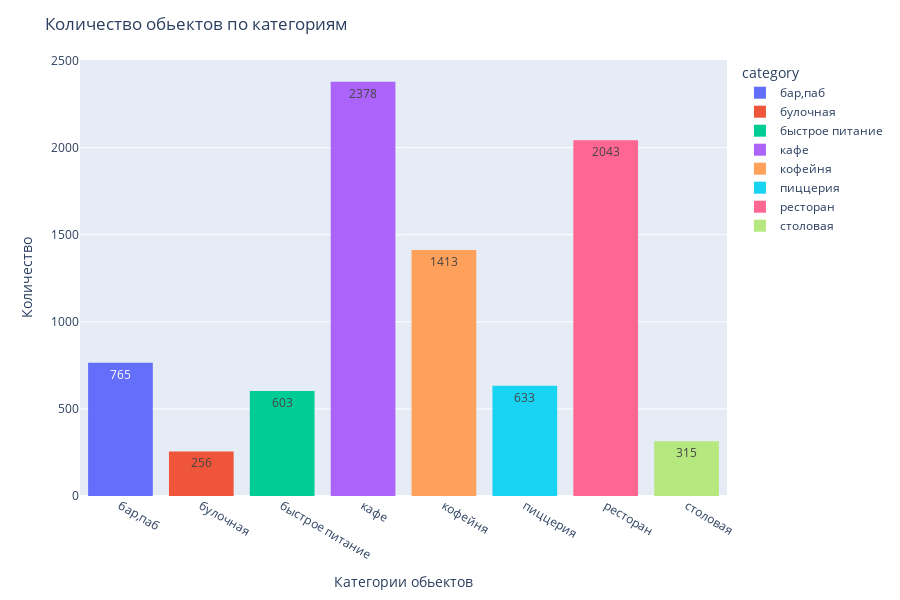

Notebook code cell kept with this figure:
### Markdown cell above
Присутствуют пропущенные значения в колонках, отрицательных значений нету. Возможны в некоторых колонках выбросы по значениям, которые в дальнейшем нужно будет проверить. Названия колонок приведены к общему виду.

### Code cell
df_category = df.pivot_table(index=['category'], values=['name','seats'], aggfunc=['count','sum']).reset_index()
df_category.columns =['category','names', 'seats', 'seats_sum']
fig = px.histogram(df_category, x='category', y='names',color='category', text_auto=True,
            height=600)
fig.update_layout(title='Количество обьектов по категориям',
                   xaxis_title='Категории обьектов',
                   yaxis_title='Количество')
fig.show();

### Figure 1 — Plotly figure (JSON) as saved in the notebook; plotly's stock layout.template omitted (floating-point values rounded to 4 significant figures)
{"data": [{"alignmentgroup": "True", "bingroup": "x", "histfunc": "sum", "hovertemplate": "category=%{x}<br>sum of names=%{y}<extra></extra>", "legendgroup": "бар,паб", "marker": {"color": "#636efa", "pattern": {"shape": ""}}, "name": "бар,паб", "offsetgroup": "бар,паб", "orientation": "v", "showlegend": true, "texttemplate": "%{value}", "type": "histogram", "x": ["бар,паб"], "xaxis": "x", "y": [765], "yaxis": "y"}, {"alignmentgroup": "True", "bingroup": "x", "histfunc": "sum", "hovertemplate": "category=%{x}<br>sum of names=%{y}<extra></extra>", "legendgroup": "булочная", "marker": {"color": "#EF553B", "pattern": {"shape": ""}}, "name": "булочная", "offsetgroup": "булочная", "orientation": "v", "showlegend": true, "texttemplate": "%{value}", "type": "histogram", "x": ["булочная"], "xaxis": "x", "y": [256], "yaxis": "y"}, {"alignmentgroup": "True", "bingroup": "x", "histfunc": "sum", "hovertemplate": "category=%{x}<br>sum of names=%{y}<extra></extra>", "legendgroup": "быстрое питание", "marker": {"color": "#00cc96", "pattern": {"shape": ""}}, "name": "быстрое питание", "offsetgroup": "быстрое питание", "orientation": "v", "showlegend": true, "texttemplate": "%{value}", "type": "histogram", "x": ["быстрое питание"], "xaxis": "x", "y": [603], "yaxis": "y"}, {"alignmentgroup": "True", "bingroup": "x", "histfunc": "sum", "hovertemplate": "category=%{x}<br>sum of names=%{y}<extra></extra>", "legendgroup": "кафе", "marker": {"color": "#ab63fa", "pattern": {"shape": ""}}, "name": "кафе", "offsetgroup": "кафе", "orientation": "v", "showlegend": true, "texttemplate": "%{value}", "type": "histogram", "x": ["кафе"], "xaxis": "x", "y": [2378], "yaxis": "y"}, {"alignmentgroup": "True", "bingroup": "x", "histfunc": "sum", "hovertemplate": "category=%{x}<br>sum of names=%{y}<extra></extra>", "legendgroup": "кофейня", "marker": {"color": "#FFA15A", "pattern": {"shape": ""}}, "name": "кофейня", "offsetgroup": "кофейня", "orientation": "v", "showlegend": true, "texttemplate": "%{value}", "type": "histogram", "x": ["кофейня"], "xaxis": "x", "y": [1413], "yaxis": "y"}, {"alignmentgroup": "True", "bingroup": "x", "histfunc": "sum", "hovertemplate": "category=%{x}<br>sum of names=%{y}<extra></extra>", "legendgroup": "пиццерия", "marker": {"color": "#19d3f3", "pattern": {"shape": ""}}, "name": "пиццерия", "offsetgroup": "пиццерия", "orientation": "v", "showlegend": true, "texttemplate": "%{value}", "type": "histogram", "x": ["пиццерия"], "xaxis": "x", "y": [633], "yaxis": "y"}, {"alignmentgroup": "True", "bingroup": "x", "histfunc": "sum", "hovertemplate": "category=%{x}<br>sum of names=%{y}<extra></extra>", "legendgroup": "ресторан", "marker": {"color": "#FF6692", "pattern": {"shape": ""}}, "name": "ресторан", "offsetgroup": "ресторан", "orientation": "v", "showlegend": true, "texttemplate": "%{value}", "type": "histogram", "x": ["ресторан"], "xaxis": "x", "y": [2043], "yaxis": "y"}, {"alignmentgroup": "True", "bingroup": "x", "histfunc": "sum", "hovertemplate": "category=%{x}<br>sum of names=%{y}<extra></extra>", "legendgroup": "столовая", "marker": {"color": "#B6E880", "pattern": {"shape": ""}}, "name": "столовая", "offsetgroup": "столовая", "orientation": "v", "showlegend": true, "texttemplate": "%{value}", "type": "histogram", "x": ["столовая"], "xaxis": "x", "y": [315], "yaxis": "y"}], "layout": {"barmode": "relative", "height": 600, "legend": {"title": {"text": "category"}, "tracegroupgap": 0}, "margin": {"t": 60}, "title": {"text": "Количество обьектов по категориям"}, "xaxis": {"anchor": "y", "categoryarray": ["бар,паб", "булочная", "быстрое питание", "кафе", "кофейня", "пиццерия", "ресторан", "столовая"], "categoryorder": "array", "domain": [0, 1], "title": {"text": "Категории обьектов"}}, "yaxis": {"anchor": "x", "domain": [0, 1], "title": {"text": "Количество"}}}}
